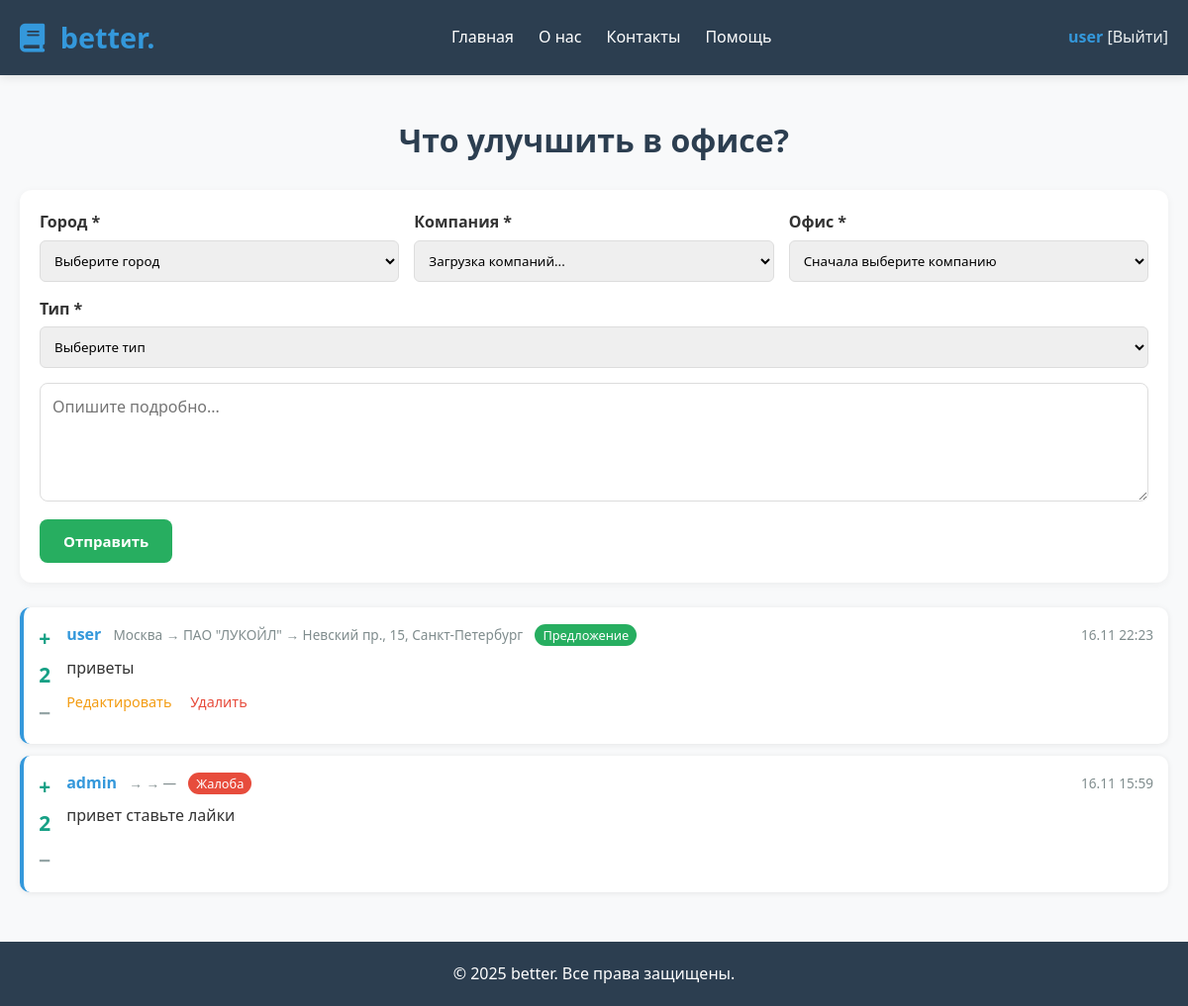
/index.php (signed in), run on an earlier commit of the app's database.
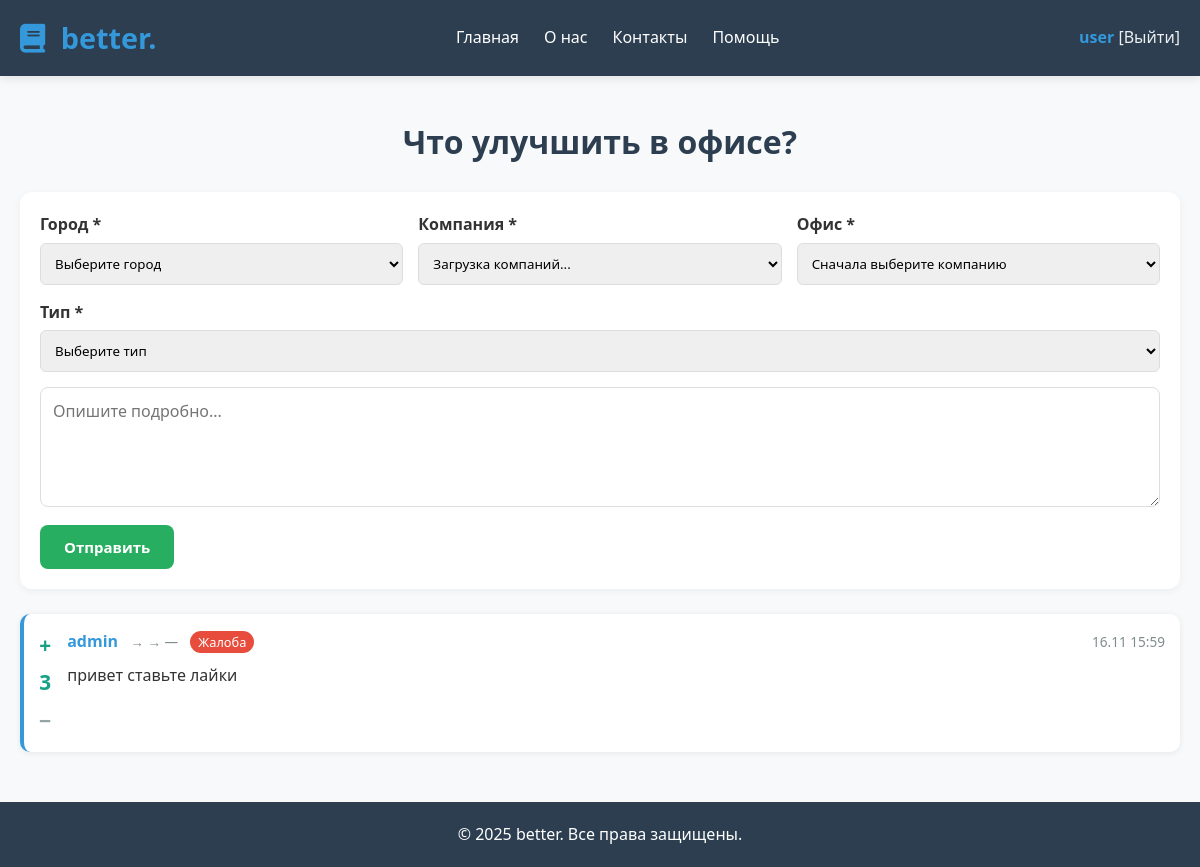
And on a later commit of the database.
### tables this page shows
CREATE TABLE `messages` (
  `id` int NOT NULL,
  `user_id` int NOT NULL,
  `message` text NOT NULL,
  `created_at` datetime DEFAULT CURRENT_TIMESTAMP,
  `parent_id` int DEFAULT NULL,
  `upvotes` int DEFAULT '0',
  `downvotes` int DEFAULT '0',
  `city_id` int DEFAULT NULL,
  `company_id` int DEFAULT NULL,
  `type_id` int DEFAULT NULL,
  `office_id` int DEFAULT NULL
);

CREATE TABLE `users` (
  `id` int NOT NULL,
  `username` varchar(50) NOT NULL,
  `password` varchar(255) NOT NULL,
  `created_at` datetime DEFAULT CURRENT_TIMESTAMP,
  `role` enum('user','admin') DEFAULT 'user'
);

CREATE TABLE `cities` (
  `id` int NOT NULL,
  `name` varchar(100) NOT NULL
);

CREATE TABLE `companies` (
  `id` int NOT NULL,
  `name` varchar(150) NOT NULL
);

CREATE TABLE `offices` (
  `id` int NOT NULL,
  `address` text NOT NULL,
  `company_id` int DEFAULT NULL,
  `city_id` int NOT NULL DEFAULT '1'
);

### index.php (the view, shortened to what this page needs)
<?php
require 'header.php';
$user_id = $_SESSION['user_id'];
$is_admin = ($_SESSION['role'] ?? 'user') === 'admin';
$sort = $_GET['sort'] ?? 'votes';
$where = [];
$params = [];
$where_sql = $where ? 'WHERE ' . implode(' AND ', $where) : '';
$order_by = $sort === 'date' ? 'm.created_at DESC' : '(m.upvotes - m.downvotes) DESC, m.created_at DESC';
$sql = "SELECT m.*, u.username, c.name as city_name, comp.name as company_name, o.address as office_address, t.name as type_name
        FROM messages m
        JOIN users u ON m.user_id = u.id
        LEFT JOIN cities c ON m.city_id = c.id
        LEFT JOIN companies comp ON m.company_id = comp.id
        LEFT JOIN offices o ON m.office_id = o.id
        LEFT JOIN suggestion_types t ON m.type_id = t.id
        $where_sql
        ORDER BY $order_by";
$stmt = $pdo->prepare($sql);
$stmt->execute($params);
$messages = $stmt->fetchAll();
function renderMessage($msg, $current_user_id, $is_admin, $depth = 0) {
    global $pdo;
    $indent = $depth * 40;
    $vote_stmt = $pdo->prepare("SELECT vote FROM message_votes WHERE message_id = ? AND user_id = ?");
    $vote_stmt->execute([$msg['id'], $current_user_id]);
    $user_vote = $vote_stmt->fetchColumn() ?: 0;
    $up_color = $user_vote === 1 ? '#16a085' : '#95a5a6';
    $down_color = $user_vote === -1 ? '#c0392b' : '#95a5a6';
    $score = $msg['upvotes'] - $msg['downvotes'];
    $score_color = $score > 0 ? '#16a085' : ($score < 0 ? '#c0392b' : '#95a5a6');
    $badge = $msg['type_name'] === 'Предложение'
        ? '<span style="background:#27ae60; color:white; padding:2px 8px; border-radius:12px; font-size:0.8em; margin-left:8px;">Предложение</span>'
        : '<span style="background:#e74c3c; color:white; padding:2px 8px; border-radius:12px; font-size:0.8em; margin-left:8px;">Жалоба</span>';
    $office_display = $msg['office_address'] ? htmlspecialchars($msg['office_address']) : '—';
    $actions = ($is_admin || $msg['user_id'] == $current_user_id) ? "
        <div style='margin-top:10px; font-size:0.9em;'>
            <span class='edit-btn' style='cursor:pointer; color:#f39c12; margin-right:15px;' data-id='{$msg['id']}'>Редактировать</span>
            <span class='delete-btn' style='cursor:pointer; color:#e74c3c;' data-id='{$msg['id']}'>Удалить</span>
        </div>
    " : '';
    $vote_block = "
        <div class='vote-block' data-id='{$msg['id']}' style='display:flex; flex-direction:column; align-items:center; margin-right:16px; font-size:1.3em; font-weight:bold;'>
            <span class='upvote-btn' style='cursor:pointer; color:$up_color;'>+</span>
            <span class='vote-score' style='color:$score_color; margin:4px 0;'>$score</span>
            <span class='downvote-btn' style='cursor:pointer; color:$down_color;'>−</span>
        </div>
    ";
    return "
        <div class='message-item' data-id='{$msg['id']}' style='display:flex; background:#fff; padding:15px; margin:12px 0; margin-left:{$indent}px; border-radius:10px; box-shadow:0 1px 6px rgba(0,0,0,0.08); border-left:4px solid #3498db;'>
            $vote_block
            <div style='flex:1;'>
                <div style='display:flex; justify-content:space-between; align-items:center; margin-bottom:8px;'>
                    <div>
                        <strong style='color:#3498db;'>".htmlspecialchars($msg['username'])."</strong>
                        <span style='color:#7f8c8d; font-size:0.85em; margin-left:8px;'>{$msg['city_name']} → {$msg['company_name']} → {$office_display}</span>
                        $badge
                    </div>
                    <span style='color:#7f8c8d; font-size:0.85em;'>".date('d.m H:i', strtotime($msg['created_at']))."</span>
                </div>
                <div class='message-text' data-id='{$msg['id']}'>".nl2br(htmlspecialchars($msg['message']))."</div>
                $actions
            </div>
        </div>
    ";
}
?>
<h1 style="text-align:center; margin:40px 0 20px; color:#2c3e50;">Что улучшить в офисе?</h1>
<form method="POST" style="margin:25px 0; background:#fff; padding:20px; border-radius:12px; box-shadow:0 2px 8px rgba(0,0,0,0.05);">
    <div style="display:grid; grid-template-columns:1fr 1fr 1fr; gap:15px; margin-bottom:15px;">
        <div>
            <label style="display:block; margin-bottom:5px; font-weight:600;">Город *</label>
            <select name="city_id" required style="width:100%; padding:10px; border:1px solid #ddd; border-radius:6px;">
                <option value="">Выберите город</option>
            </select>
        </div>
        <div>
            <label style="display:block; margin-bottom:5px; font-weight:600;">Компания *</label>
            <select name="company_id" required onchange="loadOffices(this.value)" style="width:100%; padding:10px; border:1px solid #ddd; border-radius:6px;">
                <option value="">Загрузка компаний...</option>
            </select>
        </div>
        <div>
            <label style="display:block; margin-bottom:5px; font-weight:600;">Офис *</label>
            <select name="office_id" required style="width:100%; padding:10px; border:1px solid #ddd; border-radius:6px;">
                <option value="">Сначала выберите компанию</option>
            </select>
        </div>
    </div>
    <div style="margin-bottom:15px;">
        <label style="display:block; margin-bottom:5px; font-weight:600;">Тип *</label>
        <select name="type_id" required style="width:100%; padding:10px; border:1px solid #ddd; border-radius:6px;">
            <option value="">Выберите тип</option>
        </select>
    </div>
    <textarea name="message" placeholder="Опишите подробно..." required style="width:100%; padding:12px; border-radius:8px; border:1px solid #ddd; height:120px; font-size:16px; margin-bottom:10px;"></textarea>
    <button type="submit" style="background:#27ae60; color:white; padding:12px 24px; border:none; border-radius:8px; cursor:pointer; font-weight:600; font-size:15px;">Отправить</button>
</form>
<div id="messages-container">
    <?php
    foreach ($messages as $msg) {
        if (!$msg['parent_id']) {
            echo renderMessage($msg, $user_id, $is_admin);
        }
    }
    ?>
</div>
<?php require 'footer.php'; ?>

### header.php (shortened to what this page needs)
<!DOCTYPE html>
<html lang="ru">
<head>
    <link href="https://cdnjs.cloudflare.com/ajax/libs/font-awesome/6.4.0/css/all.min.css" rel="stylesheet">
</head>
<body>
    <header>
        <div class="container">
            <nav class="nav">
                <a href="index.php" class="logo"><i class="fas fa-book"></i> better.</a>
                <ul class="nav-links">
                    <li><a href="index.php">Главная</a></li>
                    <li><a href="about.php">О нас</a></li>
                    <li><a href="contacts.php">Контакты</a></li>
                    <li><a href="help.php">Помощь</a></li>
                </ul>
                <div class="auth-links">
                    <?php if (isset($_SESSION['user_id'])): ?>
                        <span class="username"><?= htmlspecialchars($_SESSION['username']) ?></span>
                        <a href="logout.php">[Выйти]</a>
                    <?php else: ?>
                        <a href="login.php">Вход</a> / <a href="register.php">Регистрация</a>
                    <?php endif; ?>
                </div>
            </nav>
        </div>
    </header>
    <main class="container" style="margin:30px auto; max-width:1200px;">

### footer.php
    </main>
    <footer style="background:#2c3e50; color:white; text-align:center; padding:20px; margin-top:50px;">
        <div class="container">
            &copy; <?= date('Y') ?> better. Все права защищены.
        </div>
    </footer>
</body>
</html>

### header.php (style rules this page uses)
* { margin:0; padding:0; box-sizing:border-box; font-family:'Segoe UI',sans-serif; }
body { background:#f8f9fa; color:#333; line-height:1.6; }
header { background: #2c3e50; color: white; padding: 15px 0; box-shadow: 0 2px 10px rgba(0,0,0,0.1); position: sticky; top: 0; z-index: 1000; }
.container { max-width: 1200px; margin: 0 auto; padding: 0 20px; }
.nav { display: flex; justify-content: space-between; align-items: center; }
.logo { font-size: 1.8em; font-weight: bold; color: #3498db; text-decoration: none; }
.logo i { margin-right: 8px; }
.nav-links { display: flex; gap: 25px; list-style: none; }
.nav-links a { color: white; text-decoration: none; font-weight: 500; transition: color 0.3s; }
.auth-links a { color: #ecf0f1; text-decoration: none; font-weight: 500; }
.auth-links .username { color: #3498db; font-weight: bold; }

What changed in the data, as far as the page shows it:
removed messages: upvotes "2", user.username "user", city.name "Москва", company.name "ПАО \"ЛУКОЙЛ\"", office.address "Невский пр., 15, Санкт-Петербург", shows "Предложение", created_at "16.11 22:23", message "приветы"
changed messages "привет ставьте лайки": upvotes "2" → "3"
